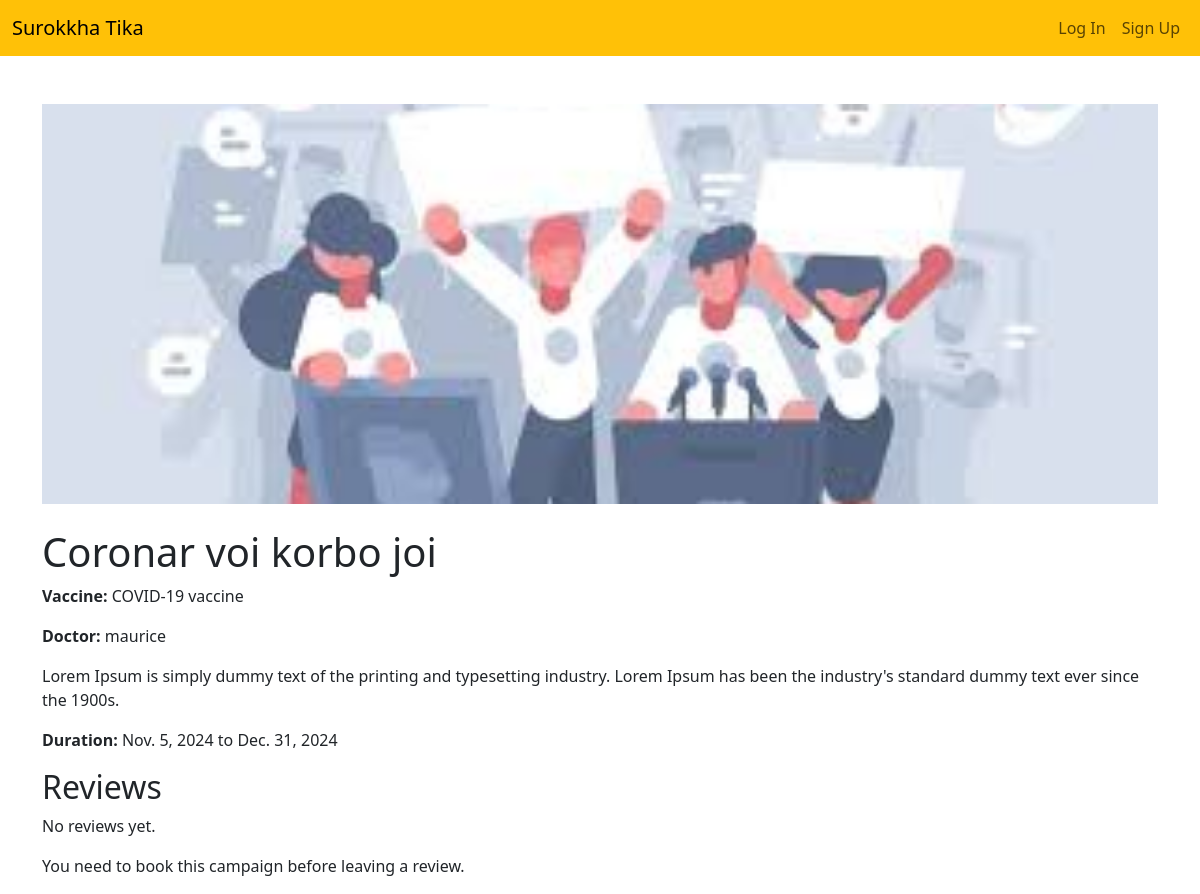
The page /campaign/1/ on the database as committed earlier.
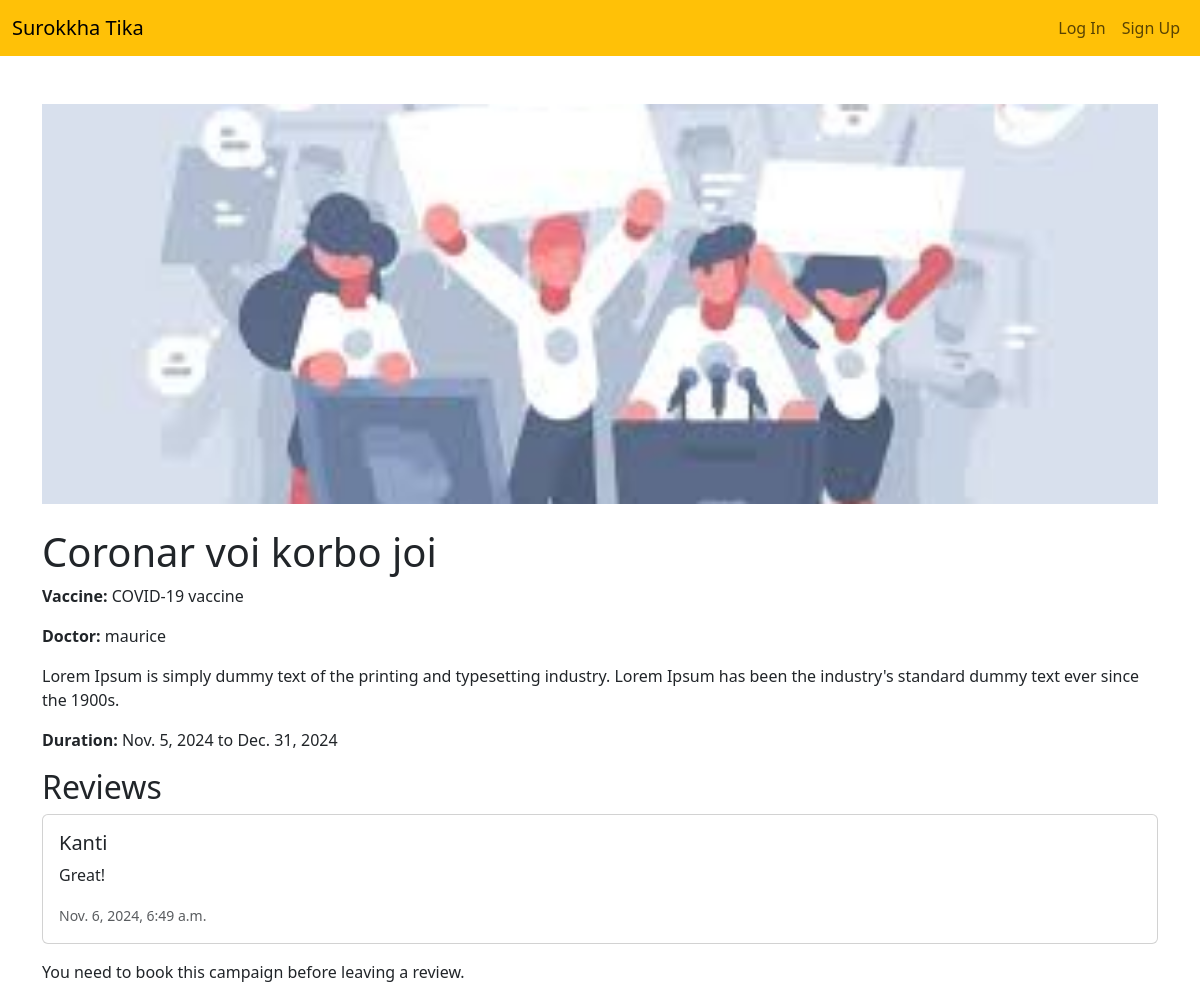
The same page on the database as committed later.
### campaign/models.py (models this page shows, shortened)
class Campaign(models.Model):
    doctor = models.ForeignKey(User, on_delete=models.CASCADE, limit_choices_to={'doctor__role': 'Doctor'})
    vaccine = models.ForeignKey(Vaccine, on_delete=models.CASCADE)
    title = models.CharField(max_length=100)
    description = models.TextField()
    start_date = models.DateField()
    end_date = models.DateField()
    is_active = models.BooleanField(default=True)
    image = models.ImageField(upload_to="campaign/images", null=True)

class CampaignReview(models.Model):
    campaign = models.ForeignKey(Campaign, on_delete=models.CASCADE, related_name='reviews')
    patient = models.ForeignKey(User, on_delete=models.CASCADE)
    review = models.TextField()
    created_at = models.DateTimeField(auto_now_add=True)

### vaccine/models.py (models this page shows, shortened)
class Vaccine(models.Model):
    name = models.CharField(max_length=20)
    description = models.TextField()
    manufacturer = models.CharField(max_length=250)
    image = models.ImageField(upload_to="vaccine/images", null=True)
    available_doses = models.IntegerField(null=True, blank=True)
    admin_route = models.CharField(max_length=50, null=True, blank=True)
    side_effects = models.TextField(null=True, blank=True)

### campaign/views.py (the view)
# urls.py: path('campaign/<int:campaign_id>/', views.campaign_detail_view, name='campaign_detail'),
def campaign_detail_view(request, campaign_id):
    campaign = get_object_or_404(Campaign, id=campaign_id)
    reviews = campaign.reviews.all()
    user_booking = False
    if request.user.is_authenticated:
        user_booking = DoseBooking.objects.filter(patient=request.user, schedule__vaccine=campaign.vaccine).exists()
    if request.method == 'POST':
        if not user_booking:
            messages.error(request, 'You must book this campaign before leaving a review.')
            return redirect('campaign_detail', campaign_id=campaign.id)
        form = CampaignReviewForm(request.POST)
        if form.is_valid():
            review = form.save(commit=False)
            review.campaign = campaign
            review.patient = request.user
            review.save()
            messages.success(request, 'Your review has been submitted successfully.')
            return redirect('campaign_detail', campaign_id=campaign.id)
    else:
        form = CampaignReviewForm()
    context = {
        'campaign': campaign,
        'reviews': reviews,
        'form': form,
        'user_can_review': user_booking,
        'vaccine_name': campaign.vaccine.name,
        'doctor_name': campaign.doctor.username if campaign.doctor else 'N/A',
    }
    return render(request, 'campaign/campaign_detail.html', context)

### campaign/templates/campaign/campaign_detail.html (shortened to what this page needs)
<!DOCTYPE html>
<html lang="en">
<head>
    <link href="https://cdn.jsdelivr.net/npm/bootstrap@5.3.3/dist/css/bootstrap.min.css" rel="stylesheet">
</head>
<body>
    <nav class="navbar navbar-expand-lg navbar-light bg-warning">
        <div class="container-fluid">
            <a class="navbar-brand" href="{% url 'home' %}">Surokkha Tika</a>
            <div class="collapse navbar-collapse" id="navbarNav">
                <ul class="navbar-nav ms-auto">
                    {% if user.is_authenticated %}
                        <li class="nav-item">
                            <a class="nav-link" href="{% url 'profile' %}">Profile</a>
                        </li>
                        <li class="nav-item">
                            <a class="nav-link" href="{% url 'logout' %}">Log Out</a>
                        </li>
                    {% else %}
                        <li class="nav-item">
                            <a class="nav-link" href="{% url 'login' %}">Log In</a>
                        </li>
                        <li class="nav-item">
                            <a class="nav-link" href="{% url 'register_choice' %}">Sign Up</a>
                        </li>
                    {% endif %}
                </ul>
            </div>
        </div>
    </nav>
    <div class="container mt-5">
        <img src="{{ campaign.image.url }}" alt="{{ campaign.title }}" class="img-fluid mb-4" style="max-height: 400px; object-fit: cover; width: 100%;">
        <h1>{{ campaign.title }}</h1>
        <p><strong>Vaccine:</strong> {{ vaccine_name }}</p>
        <p><strong>Doctor:</strong> {{ doctor_name }}</p>
        <p>{{ campaign.description }}</p>
        <p><strong>Duration:</strong> {{ campaign.start_date }} to {{ campaign.end_date }}</p>
        <h2>Reviews</h2>
        {% for review in reviews %}
            <div class="card mb-3">
                <div class="card-body">
                    <h5 class="card-title">{{ review.patient.username }}</h5>
                    <p class="card-text">{{ review.review }}</p>
                    <p class="card-text"><small class="text-muted">{{ review.created_at }}</small></p>
                </div>
            </div>
        {% empty %}
            <p>No reviews yet.</p>
        {% endfor %}
        {% if user_can_review %}
            <h3>Leave a Review</h3>
            <form method="POST">
                {% csrf_token %}
                {{ form.as_p }}
                <button type="submit" class="btn btn-primary">Submit Review</button>
            </form>
        {% else %}
            <p>You need to book this campaign before leaving a review.</p>
        {% endif %}
    </div>
</body>
</html>

Rows that differ between the two databases and show on the page:
added CampaignReview: patient.username "Kanti", review "Great!", created_at "Nov. 6, 2024, 6:49 a.m."
Other text that changed with them:
text no longer shown: "No reviews yet."
